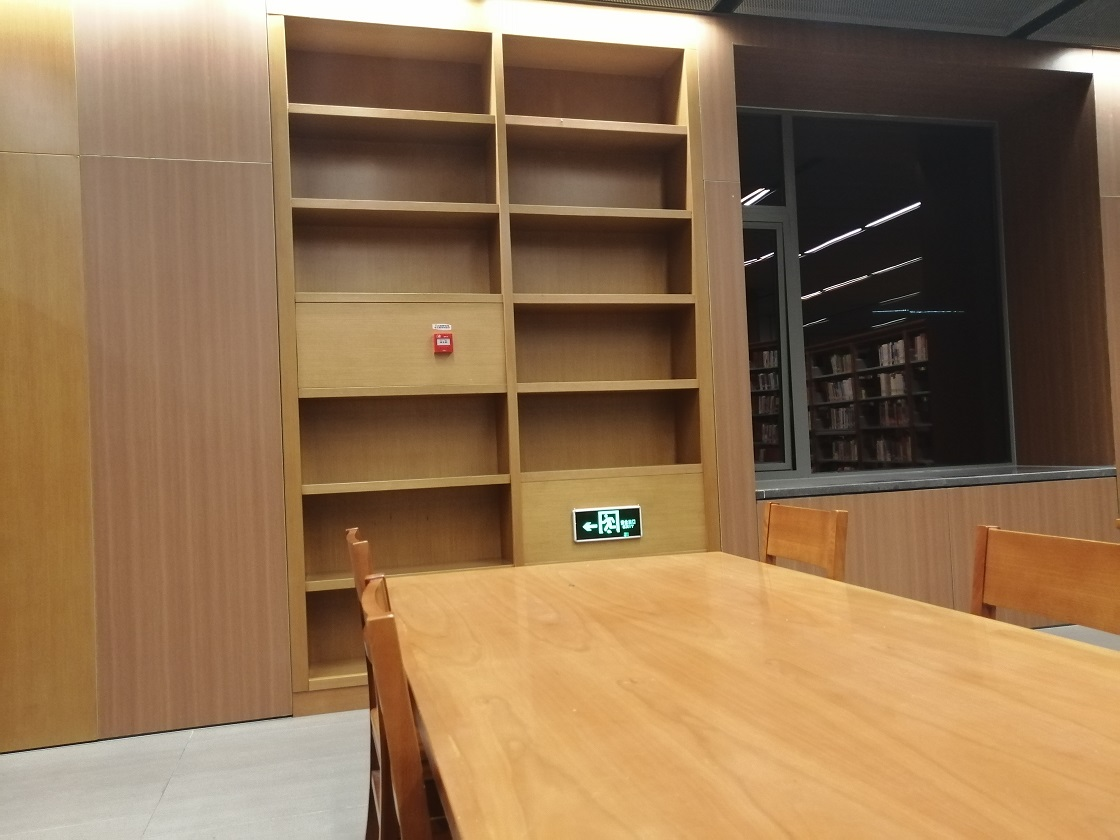
%> input picture filter/a.jpg, 1120 x 840 px
$ octave filters.m   (GNU Octave 9; MATLAB toolbox functions it lacks are replaced by stand-ins)
%> lines starting %> are read from the running program, lines starting %| are printed output that depends on the picture
clc;
close all;
%原始图片
data=imread('a.jpg');%读入图片，图片复制到当前文件夹
%> data is the input picture: size 840x1120x3 uint8; mean R, G, B 143.9, 113.5, 81.1
subplot(221);
imshow(data);
title('原始图片');
%二值化
gdata=rgb2gray(data);
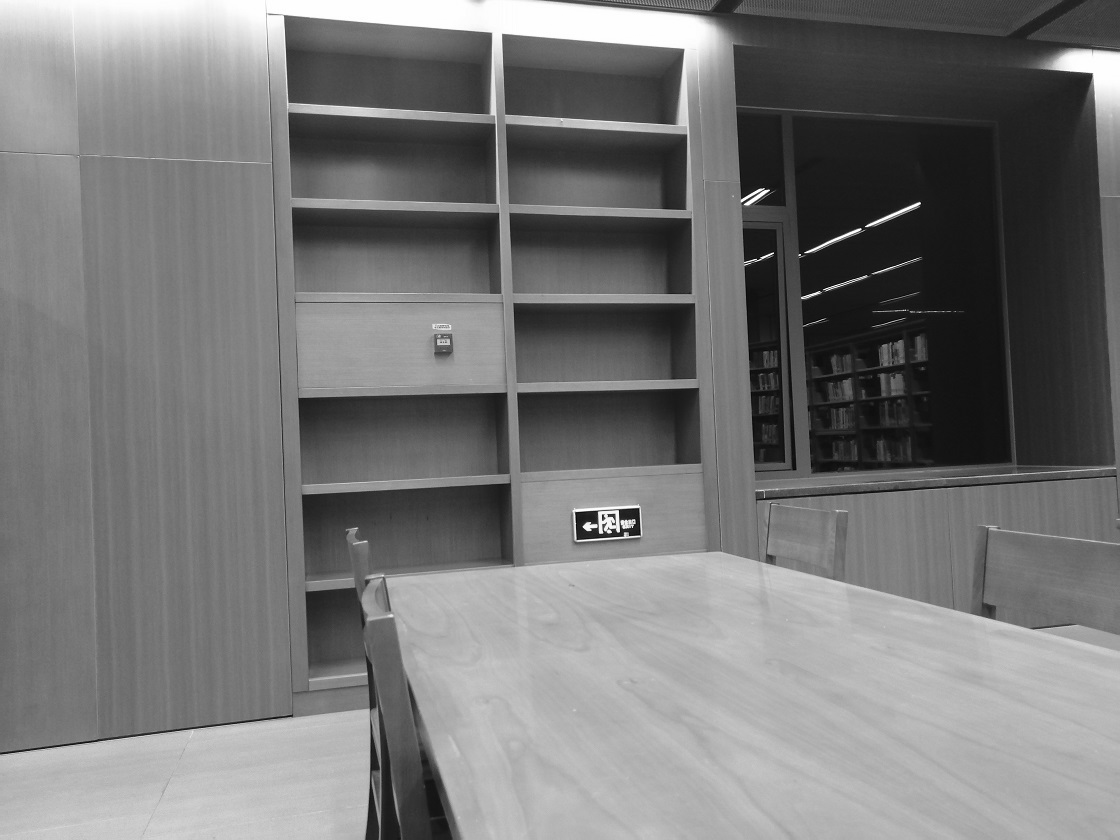
%> gdata: size 840x1120 uint8; min 0, max 255, mean 118.9
subplot(222);
imshow(gdata);
title('二值化图片');
%中值滤波
mdata=medfilt2(gdata);
subplot(223);
imshow(mdata);
title('中值滤波');
%均值滤波
h=fspecial('average');%创建一个均值模板
fdata=imfilter(gdata,h);%前面是图片，后面是模板
subplot(224);
imshow(fdata);
title('均值滤波');
%显示直方图 imhist
figure;
subplot(221);
imhist(gdata,128);
axis([0 50 0 15000]);
title('原始图片直方图')
subplot(223);
imhist(mdata);
axis([0 50 0 15000]);
title('中值滤波直方图')
subplot(224)
imhist(fdata);
axis([0 50 0 15000]);
title('均值滤波直方图')
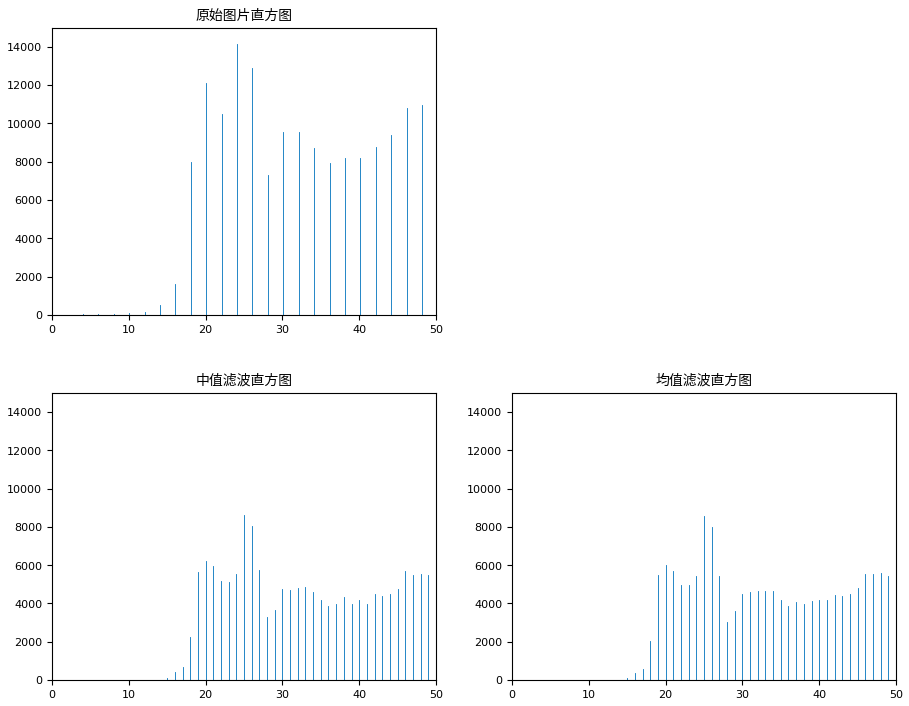
%> figure redrawn from the program's plot data, 3 panels; panel 1: highest point at x = 118.5, y = 28333, above the top of the axes
